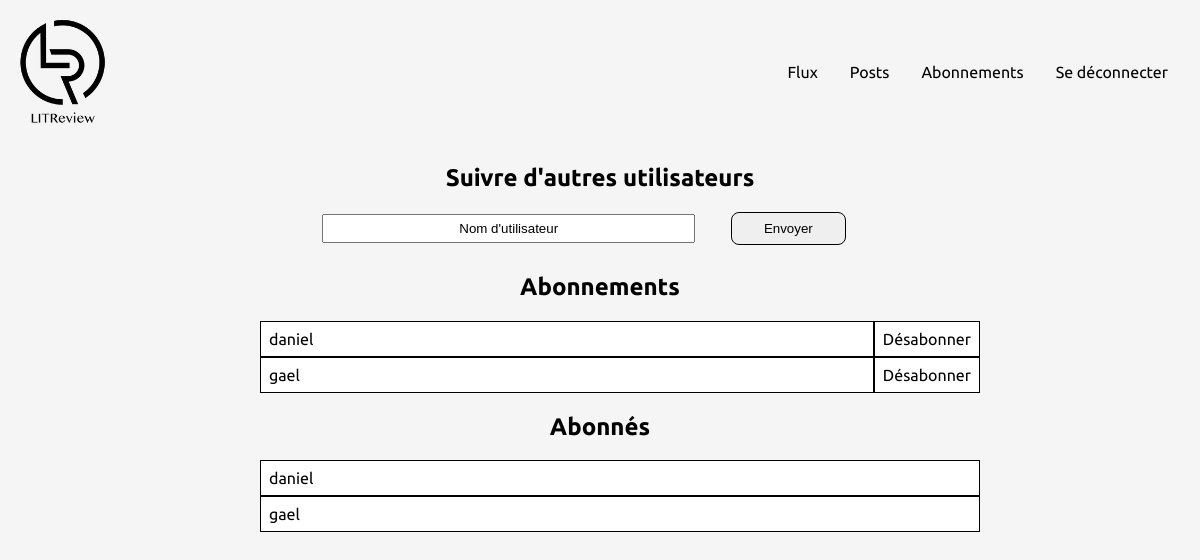
The app's page /follower/add/ (signed in) with its own data.
### reviewapp/models.py (models this page shows)
class UserFollows(models.Model):
    user = models.ForeignKey(to=settings.AUTH_USER_MODEL, on_delete=models.CASCADE, related_name="following")
    followed_user = models.ForeignKey(
        to=settings.AUTH_USER_MODEL,
        on_delete=models.CASCADE,
        related_name="followed_by")
    class Meta:
        unique_together = ('user', 'followed_user', )

### authentication/models.py (models this page shows)
class User(AbstractUser):
    CREATOR = 'CREATOR'
    SUBSCRIBER = 'SUBSCRIBER'
    ROLE_CHOICES = (
        (CREATOR, 'Créateur'),
        (SUBSCRIBER, 'Abonné'),
    )
    role = models.CharField(max_length=30, choices=ROLE_CHOICES, verbose_name='Rôle')

### reviewapp/views.py (the view, shortened to what this page needs)
# urls.py: path('follower/add/', reviewapp.views.FollowerAddView.as_view(), name='add-follower'),
class FollowerAddView(LoginRequiredMixin, View):
    template_name = 'reviewapp/add_followers.html'
    def follows(self, user):
        subscriptions = models.UserFollows.objects.filter(user=user)
        subscribers = models.UserFollows.objects.filter(followed_user=user)
        return {"subscriptions": subscriptions, "subscribers": subscribers}
    def get(self, request):
        users_links = self.follows(request.user)
        return render(request, self.template_name, context={
            "subscriptions": users_links["subscriptions"],
            "subscribers": users_links["subscribers"]})

### reviewapp/templates/reviewapp/add_followers.html (shortened to what this page needs)
{% extends 'index.html' %}
{% block content %}
<div class="content">
  <div class="subscribe">
    <h2>Suivre d'autres utilisateurs</h2>
    <form method="post">
      <input type="text" id="username" name="username" required placeholder="Nom d'utilisateur" class="input"/>
      <button type="submit" class="button">Envoyer</button>
    </form>
  </div>
  <div class="follow">
    <h2>Abonnements</h2>
    <ul class="subscription">
      {% for user in subscriptions %}
      <li>
        <p class="follow_subpart">{{user.followed_user}}</p>
        <a href="{% url 'delete-follower' user.followed_user.id %}" class="follow_subpart unsubscribe">Désabonner</a>
      </li>
      {% endfor %}
    </ul>
  </div>
  <div class="follow">
    <h2>Abonnés</h2>
    <ul class="subscriber">
      {% for user in subscribers %}
      <li class="follow_subpart">{{user.user}}</li>
      {% endfor %}
    </ul>
  </div>
</div>
{% endblock content %}

### static/styles.css (style rules this page uses)
body { background-color: #f5f5f5; font-family: Ubuntu, Helvetica, Arial, sans-serif; margin: 0; }
a { text-decoration: none; color: black; }
.button { padding: 0.5rem 2rem; border: solid black 1px; margin: 0 2rem; border-radius: 0.5rem 0.5rem; cursor: pointer; }
.ticket_block, .post_block, .content { position: relative; }
.login, .login_form, .login_form > div, .content { display: flex; flex-direction: column; align-items: center; }
.input { text-align: center; padding: 0.3rem 6rem; }
::placeholder { color: black; }
.subscribe { text-align: center; padding-bottom: 0.5rem; }
.follow { display: flex; flex-direction: column; align-items: center; width: 100%; }
.follow > ul { display: flex; flex-direction: column; margin-top: 0; margin-bottom: 0; width: 100%; }
.subscription > li, .subscriber > li { list-style: none; }
.subscription > li { display: grid; grid-template-columns: 7fr 1fr; align-items: center; margin: 0; }
.subscription > li > p { margin: 0; }
.subscriber > li { display: flex; flex-direction: column; margin: 0; }
.follow_subpart { padding: 0.5rem; border: 1px solid black; background: white; }
main > h2, main > h1, .follow > h2 { text-align: center; }

### records on screen
UserFollows: followed_user "daniel"
UserFollows: followed_user "gael"
UserFollows: user "daniel"
UserFollows: user "gael"
